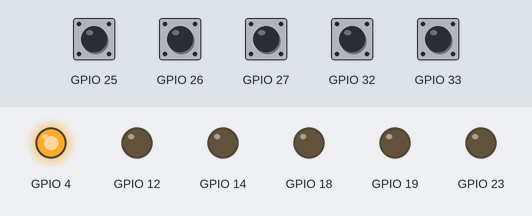
The program below on a simulated ESP32. On the bench: output pins drawn as LEDs (lit = HIGH). The test bench sets the inputs (shaded band); at power-on: GPIO 25–27, GPIO 32, GPIO 33 HIGH. WiFi joins after 1.5 s; servers stay silent unless stated; no MQTT or app messages arrive unless stated; what the program prints to the serial monitor is not drawn.

Above: at 2.7 s.
2.8 s: GPIO 25 pulled LOW for 1 s
At 4.7 s:
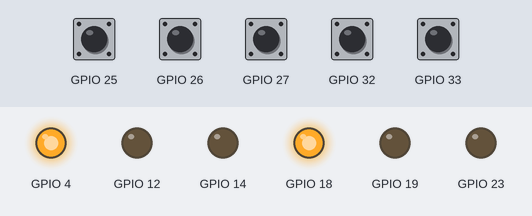
6.5 s: GPIO 26 pulled LOW for 1 s
At 8.5 s:
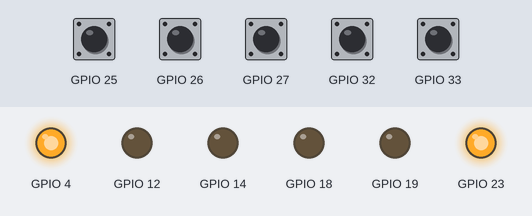
10.2 s: GPIO 27 pulled LOW for 1 s
At 12.2 s:
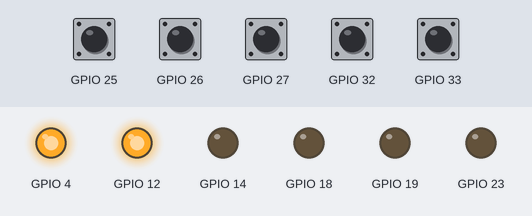
13.9 s: GPIO 32 pulled LOW for 1 s
At 15.5 s:
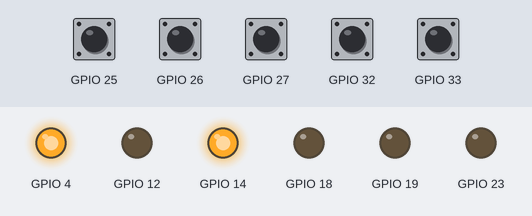
17.6 s: GPIO 33 pulled LOW for 1 s
At 19.6 s:
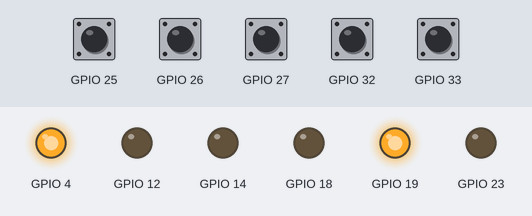
Timing chart, 0 to 21.4 s (numbered marks = the images above; inputs shaded):
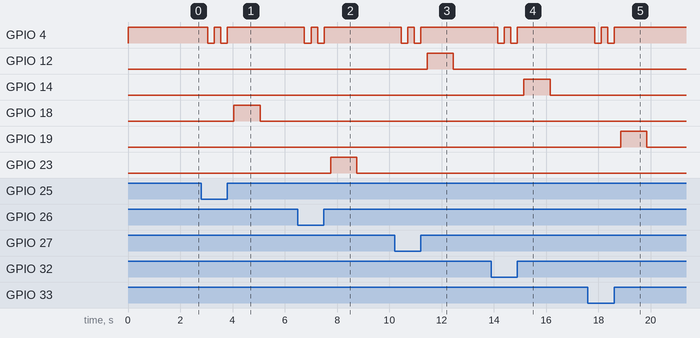

The program:

main.cpp
```cpp
#include <Arduino.h>
#include <WiFi.h>
#include <NTPClient.h>
#include <WiFiUdp.h>
#include <ESPmDNS.h>
#include <PubSubClient.h>

#include "board_framework.hpp"
#include "board_framework_arduino.hpp"
#include "machine.hpp"

#define STR(x) #x
#define XSTR(x) STR(x)

const char* wifi_ssid = XSTR(WIFI_SSID);
const char* wifi_pass = XSTR(WIFI_PASS);
const char* mdns_addr = XSTR(MDNS_ADDR);
const char* ota_pass = XSTR(OTA_PASS);
const char* mqtt_broker = XSTR(MQTT_BROKER);
const uint16_t mqtt_port = MQTT_PORT;
const char* set_stock_topic = "smartfridge/set-stock";
const char* stock_topic = "smartfridge/current-stock";

BoardFramework* board;
machine_t *machine_state;
int selected_product;

#define MACHINE_STATS_LEN 256
char machine_stats_buffer[MACHINE_STATS_LEN];

WiFiClient espClient;
PubSubClient client(espClient);

void publish_stock() {
    bool error = machine_state->to_json(machine_stats_buffer, MACHINE_STATS_LEN);
    if (not error) {
        board->log("Publishing stock statistics to 'smartfridge-stock'\n");
        client.publish(stock_topic, machine_stats_buffer);
    } else {
        board->log("[ERROR] Buffer overflow detected while serializing machine stock statistics.\n");
    }
}

// Callback function header
void callback(char* topic, byte* payload, unsigned int length) {
    board->log("Message arrived.\n");
    if (strcmp(set_stock_topic, topic) == 0) {
        /*
         * Waiting for a message to setup the stock of the machine.
         * eg:
          {
            "stats": {
              "p0_stock": 8,
              "p1_stock": 8,
              "p2_stock": 8,
              "p3_stock": 8,
              "p4_stock": 8
            }
          }
         * */
        machine_state->set_product_stats_from_json((const char*) payload);
        publish_stock();
    }
}

void reconnect() {
    // Loop until we are connected
    while (!client.connected()) {
        board->log("Attempting MQTT connection...");
        // Attempt to connect
        if (client.connect("mqtt-smartfridge")) {
            board->log("connected\n");
            // Subscribe
            snprintf(machine_stats_buffer,
                    MACHINE_STATS_LEN,
                    "smartfridge online, ip: %s", WiFi.localIP().toString().c_str());
            client.publish(stock_topic, machine_stats_buffer);
            client.subscribe(set_stock_topic);
            client.setCallback(callback);
        } else {
            board->log(" try again in 5 seconds\n");
            // Wait 5 seconds before retrying
            delay(5000);
        }
    }
}

void setup() {
    board = new BoardFrameworkArduino();
    machine_state = new Machine(board);

    Serial.begin(115200);

    // Connect ESP32 to the defined access point
    WiFi.mode(WIFI_STA);
    WiFi.begin(wifi_ssid, wifi_pass);

    board->log("\nConnecting...");
    while(WiFi.status() != WL_CONNECTED) {
        board->log(".");
        delay(100);
    }
    board->log("\nConnected to the WiFi network");
    board->log("Local ESP32 IP: ");
    board->log(WiFi.localIP().toString().c_str());

    // Setup MDNS
    if (!MDNS.begin(mdns_addr)) {
        board->log("Error starting mDNS");
        return;
    }
    board->log("mDNS responder started");

    // Setup connection to MQTT broker.
    client.setServer(mqtt_broker, mqtt_port);
}


void loop() {
    if (!client.connected()) {
        reconnect();
    }
    client.loop();
    machine_state->read_buttons();

    selected_product = machine_state->deliver_product();
    if (selected_product != -1) {
        publish_stock();
    }
}
```

Measured:
- after the input at 2.8 s, GPIO 4: alternates HIGH for 0.25 s and LOW for 0.25 s, 4 changes in all, then stays HIGH, starting after 0.25 s; GPIO 18: LOW → HIGH after 1.3 s, → LOW 1.0 s later
- after the input at 6.5 s, GPIO 4: alternates HIGH for 0.25 s and LOW for 0.25 s, 4 changes in all, then stays HIGH, starting after 0.25 s; GPIO 23: LOW → HIGH after 1.3 s, → LOW 1.0 s later
- after the input at 10.2 s, GPIO 4: alternates HIGH for 0.25 s and LOW for 0.25 s, 4 changes in all, then stays HIGH, starting after 0.25 s; GPIO 12: LOW → HIGH after 1.3 s, → LOW 1.0 s later
- after the input at 13.9 s, GPIO 4: alternates HIGH for 0.25 s and LOW for 0.25 s, 4 changes in all, then stays HIGH, starting after 0.25 s; GPIO 14: LOW → HIGH after 1.3 s, → LOW 1.0 s later
- after the input at 17.6 s, GPIO 4: alternates HIGH for 0.25 s and LOW for 0.25 s, 4 changes in all, then stays HIGH, starting after 0.25 s; GPIO 19: LOW → HIGH after 1.3 s, → LOW 1.0 s later
